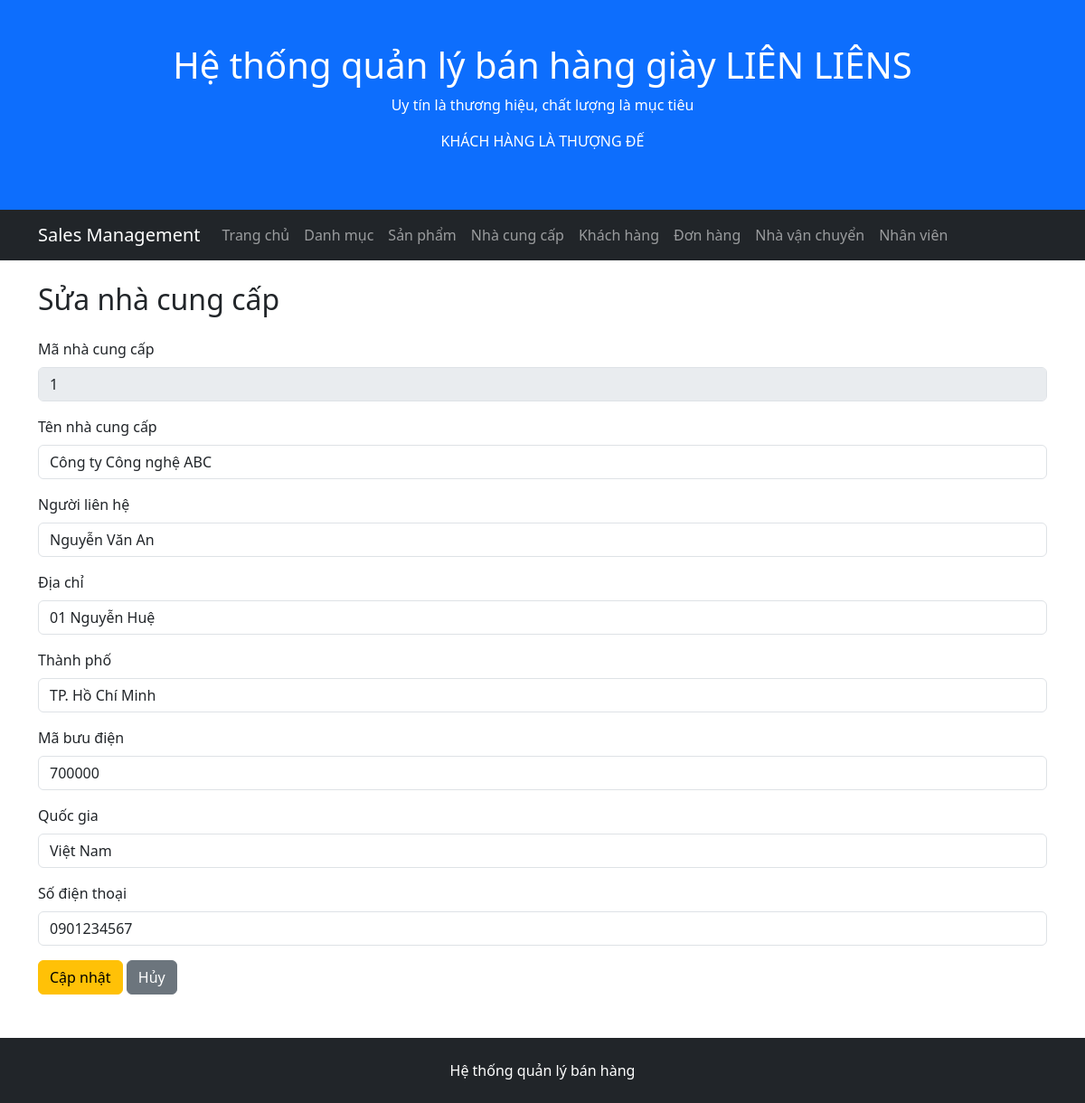
Page /suppliers/edit.php?id=1 on the committed database.
### tables this page shows
CREATE TABLE suppliers (
    SupplierID INT AUTO_INCREMENT PRIMARY KEY,
    SupplierName VARCHAR(200) NOT NULL,
    ContactName VARCHAR(100),
    Address VARCHAR(200),
    City VARCHAR(100),
    PostalCode VARCHAR(20),
    Country VARCHAR(100),
    Phone VARCHAR(20)
);

### public/suppliers/edit.php (the view, shortened to what this page needs)
<?php
require_once '/var/www/src/config/database.php';
$supplierID = isset($_GET['id'])
    ? (int) $_GET['id']
    : 0;
$sql = "
    SELECT
        SupplierID,
        SupplierName,
        ContactName,
        Address,
        City,
        PostalCode,
        Country,
        Phone
    FROM suppliers
    WHERE SupplierID = ?
";
$stmt = $conn->prepare($sql);
$stmt->bind_param('i', $supplierID);
$stmt->execute();
$result = $stmt->get_result();
$supplier = $result->fetch_assoc();
require_once '/var/www/src/includes/header.php';
require_once '/var/www/src/includes/navbar.php';
?>
<div class="container mt-4">
    <h2 class="mb-4">Sửa nhà cung cấp</h2>
    <form method="post">
        <div class="mb-3">
            <label class="form-label">
                Mã nhà cung cấp
            </label>
            <input
                type="text"
                class="form-control"
                value="<?= htmlspecialchars($supplier['SupplierID']) ?>"
                disabled
            >
        </div>
        <div class="mb-3">
            <label for="supplierName" class="form-label">
                Tên nhà cung cấp
            </label>
            <input
                type="text"
                class="form-control"
                id="supplierName"
                name="supplier_name"
                maxlength="200"
                value="<?= htmlspecialchars(
                    $_POST['supplier_name']
                    ?? $supplier['SupplierName']
                ) ?>"
                required
            >
        </div>
        <div class="mb-3">
            <label for="contactName" class="form-label">
                Người liên hệ
            </label>
            <input
                type="text"
                class="form-control"
                id="contactName"
                name="contact_name"
                maxlength="100"
                value="<?= htmlspecialchars(
                    $_POST['contact_name']
                    ?? $supplier['ContactName']
                    ?? ''
                ) ?>"
            >
        </div>
        <div class="mb-3">
            <label for="address" class="form-label">
                Địa chỉ
            </label>
            <input
                type="text"
                class="form-control"
                id="address"
                name="address"
                maxlength="200"
                value="<?= htmlspecialchars(
                    $_POST['address']
                    ?? $supplier['Address']
                    ?? ''
                ) ?>"
            >
        </div>
        <div class="mb-3">
            <label for="city" class="form-label">
                Thành phố
            </label>
            <input
                type="text"
                class="form-control"
                id="city"
                name="city"
                maxlength="100"
                value="<?= htmlspecialchars(
                    $_POST['city']
                    ?? $supplier['City']
                    ?? ''
                ) ?>"
            >
        </div>
        <div class="mb-3">
            <label for="postalCode" class="form-label">
                Mã bưu điện
            </label>
            <input
                type="text"
                class="form-control"
                id="postalCode"
                name="postal_code"
                maxlength="20"
                value="<?= htmlspecialchars(
                    $_POST['postal_code']
                    ?? $supplier['PostalCode']
                    ?? ''
                ) ?>"
            >
        </div>
        <div class="mb-3">
            <label for="country" class="form-label">
                Quốc gia
            </label>
            <input
                type="text"
                class="form-control"
                id="country"
                name="country"
                maxlength="100"
                value="<?= htmlspecialchars(
                    $_POST['country']
                    ?? $supplier['Country']
                    ?? ''
                ) ?>"
            >
        </div>
        <div class="mb-3">
            <label for="phone" class="form-label">
                Số điện thoại
            </label>
            <input
                type="text"
                class="form-control"
                id="phone"
                name="phone"
                maxlength="20"
                value="<?= htmlspecialchars(
                    $_POST['phone']
                    ?? $supplier['Phone']
                    ?? ''
                ) ?>"
            >
        </div>
        <button
            type="submit"
            class="btn btn-warning"
        >
            Cập nhật
        </button>
        <a
            href="/suppliers/"
            class="btn btn-secondary"
        >
            Hủy
        </a>
    </form>
</div>
<?php
require_once '/var/www/src/includes/footer.php';

### rows in the picture
suppliers: SupplierID "1", supplier_name "Công ty Công nghệ ABC", contact_name "Nguyễn Văn An", address "01 Nguyễn Huệ", city "TP. Hồ Chí Minh", postal_code "700000", country "Việt Nam", phone "0901234567"
